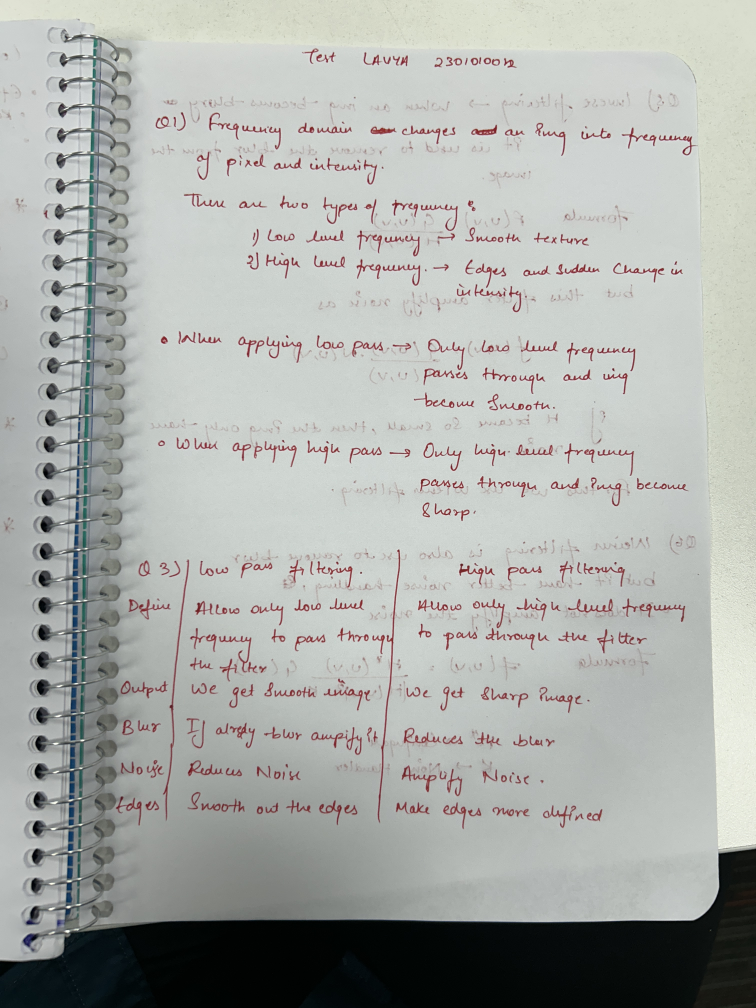
#> input picture Test 1 April LAvya/IMG_0584.jpeg, 3024 x 4032 px, given in place of letter.jpeg, which was not available (shown at 1/4 size)
$ jupyter execute LABex6.ipynb   (text cells are left out)
#> lines starting #> are read from the running program, lines starting #| are printed output that depends on the picture; pictures that were not available may be replaced by others from this repository, and a replacement may not be noted
[cell 1]
import cv2 #read img
import numpy as np #maths
import matplotlib.pyplot as plt #plotting
from scipy.signal import wiener

[cell 2]
from google.colab import files
import io
from PIL import Image

[cell 3]
uploaded=files.upload

[cell 4]
img =cv2.imread('/content/letter.jpeg', 0 ) #grayscale0
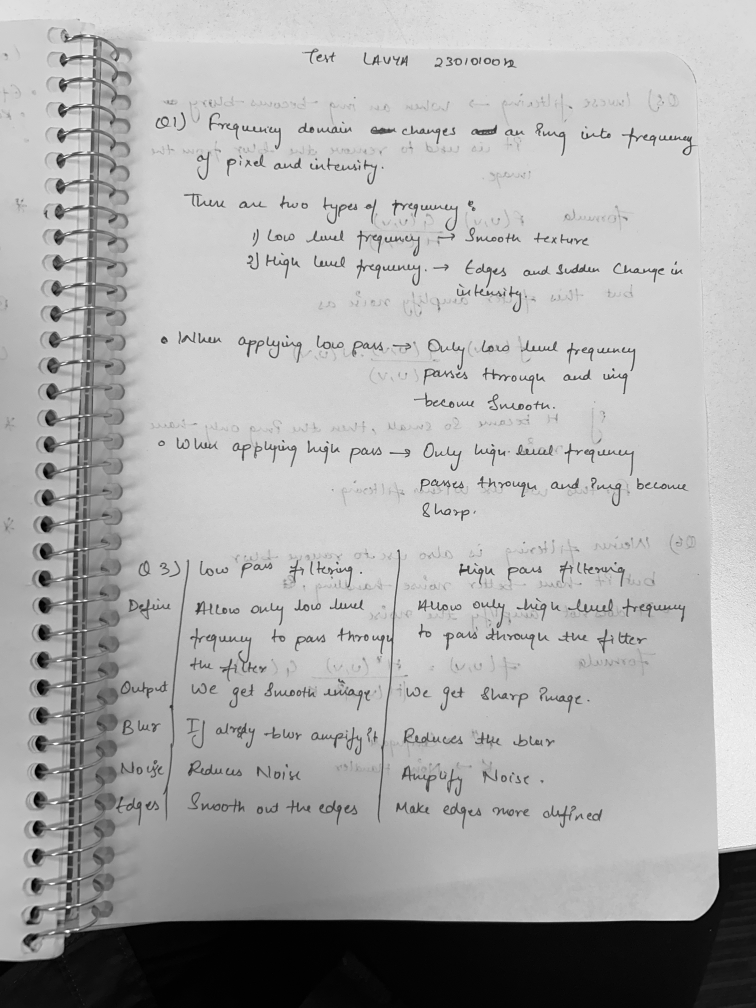
#> img: shape (4032, 3024) (shown at 1/4 size); min 0, max 255, mean 172.4

[cell 5]
kernel= np.ones((5,5), np.float32)/25 # 5x5 ka kernal bnaya all 1/25
img_blur= cv2.filter2D(img, -1, kernel) #-1 is a flag which says that value dsnt chnge

[cell 6]
cv2.imwrite("1.png", np.abs(img_blur))
#> Out = True

[cell 7]
noise= 20*np.sin(np.linspace(0,50,img.shape[1])) #1 column 0 means row

[cell 8]
noise = noise.reshape(1,-1) #chnage to 2D

[cell 9]
#if (2,-1 ).  then if 10 elements so 2 row 5 columns

[cell 10]
noisy = img_blur+noise
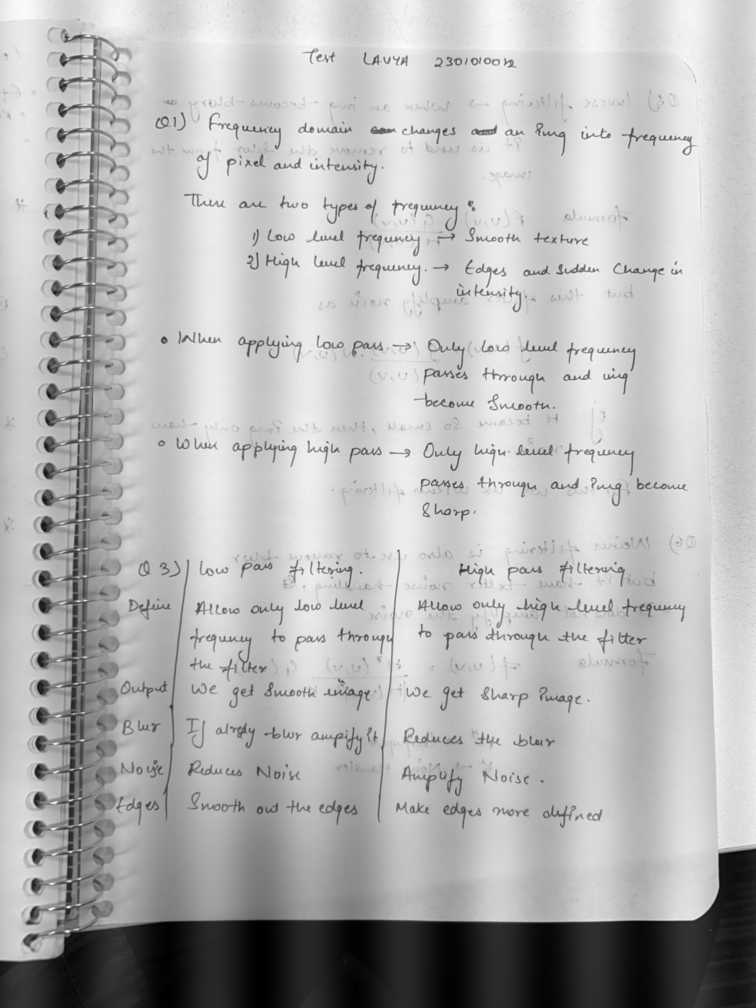
#> noisy: shape (4032, 3024) float64 (shown at 1/4 size); min -19, max 249.4, mean 172.4; drawn with min black and max white

[cell 11]
cv2.imwrite("2.png", np.abs(noisy))
#> Out = True

[cell 12]
noisy = np.clip(noisy, 0, 255).astype(np.uint8)

[cell 13]
f= np.fft.fft2(noisy)#(H freq abhi center mai h) fft algo mai ff2 fn for 2D img to conver img into frequency spectrum

[cell 14]
fshift= np.fft.fftshift(f) # low mid mai aa gai

[cell 15]
h=np.fft.fft2(kernel,s=noisy.shape)
h_shift=np.fft.fftshift(h) #5x5 value is there else is 0

[cell 16]
epsilon= 1e-5

[cell 17]
h_shift=np.where(h_shift ==0,epsilon, h_shift)

[cell 18]
g=fshift/h_shift

[cell 19]
g_ishift=np.fft.ifftshift(g) #inverse

[cell 20]
g_iift=np.fft.ifft2(g_ishift) #inverse

[cell 21]
inv_img= np.abs(g_iift)
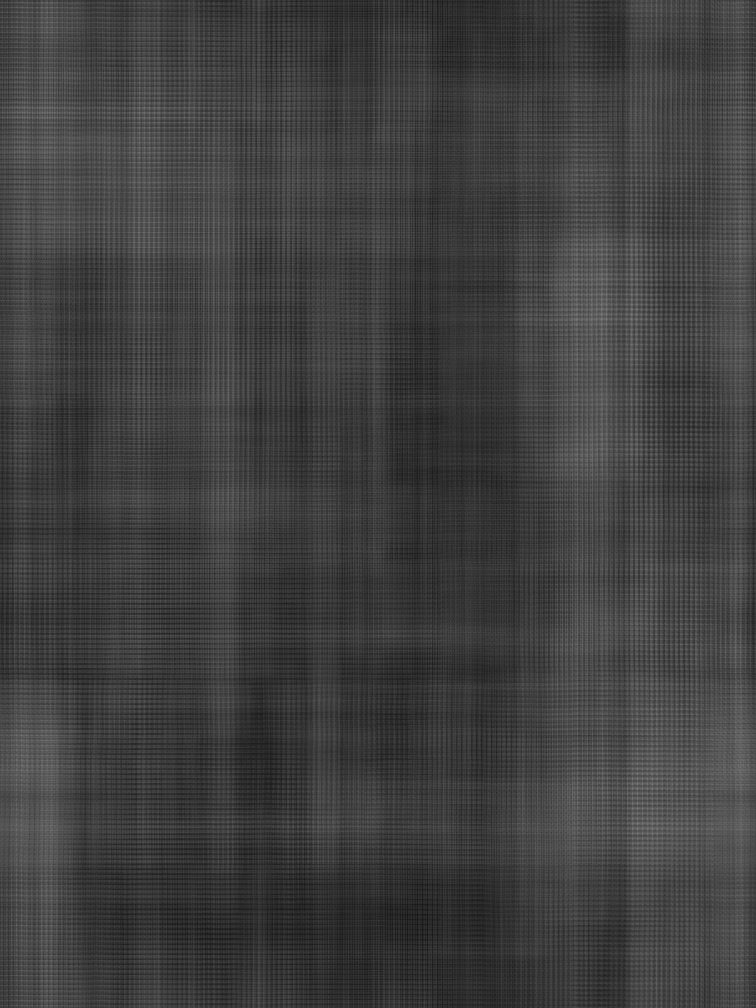
#> inv_img: shape (4032, 3024) float64 (shown at 1/4 size); min 2, max 11917, mean 2971.2; drawn with min black and max white

[cell 22]
cv2.imwrite("3.png", np.abs(inv_img))
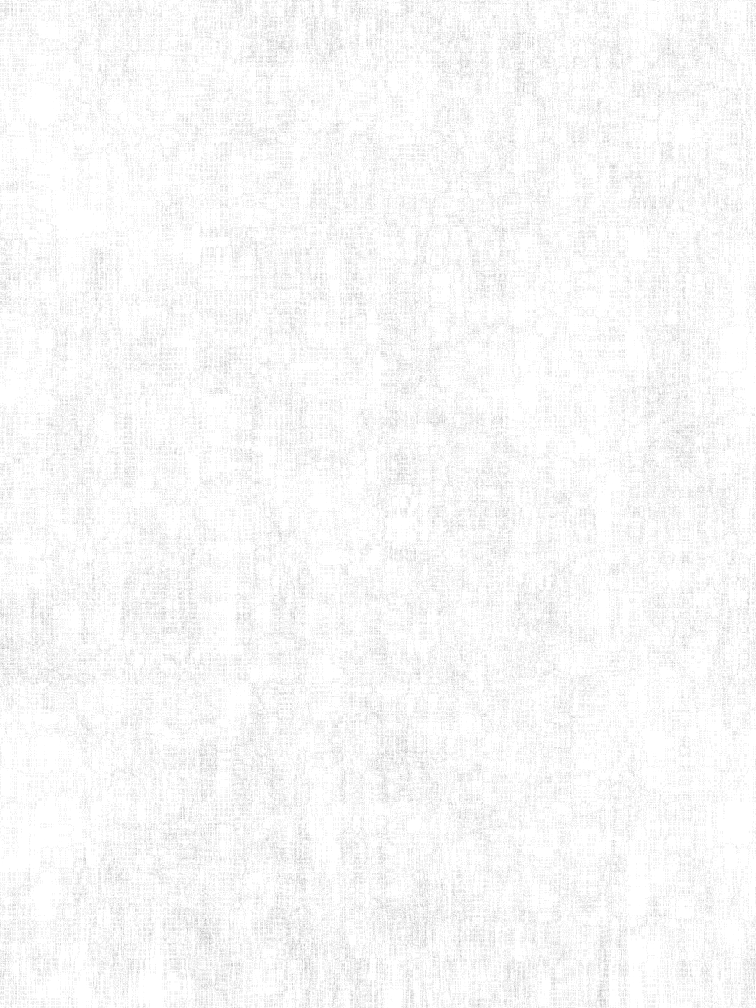
#> saved as 3.png: shape (4032, 3024) (shown at 1/4 size); min 2, max 255, mean 248.3
#> Out = True

[cell 23]
weiner_img= wiener(noisy)
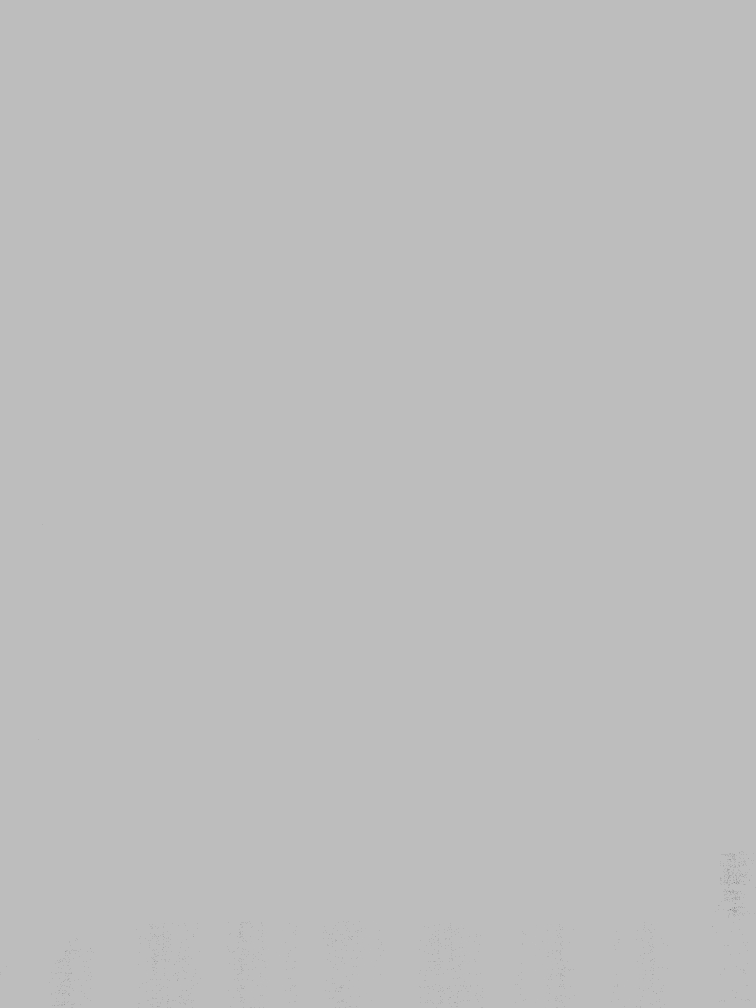
#> weiner_img: shape (4032, 3024) float64 (shown at 1/4 size); 0.01% of the values are NaN or infinite; the others: min -4.32e+20, max 1.51e+20, mean 2.32e+15; drawn with min black, max white, NaN and infinite black

[cell 24]
cv2.imwrite("4.png", np.abs(weiner_img))
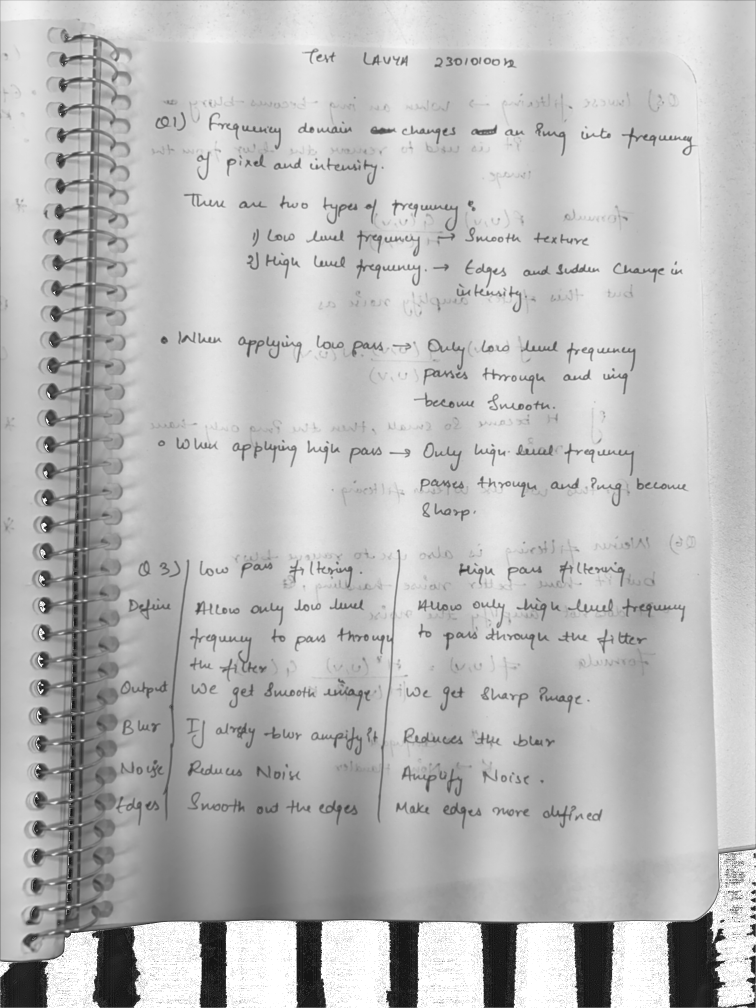
#> saved as 4.png: shape (4032, 3024) (shown at 1/4 size); min 0, max 255, mean 186.2
#> Out = True

$ run again, on Test 1 April LAvya/IMG_0585.jpeg
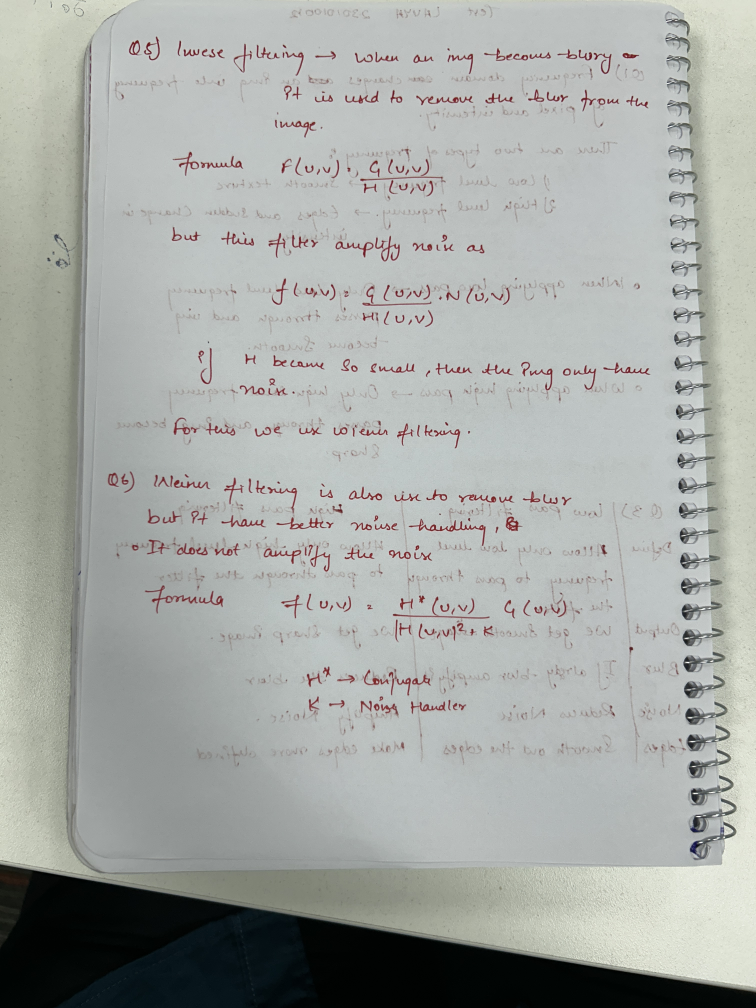
#> input picture Test 1 April LAvya/IMG_0585.jpeg, 3024 x 4032 px, given in place of letter.jpeg, which was not available (shown at 1/4 size)
#> `cv2.imwrite("1.png", np.abs(img_blur))`: Out = True
#> `inv_img= np.abs(g_iift)`:
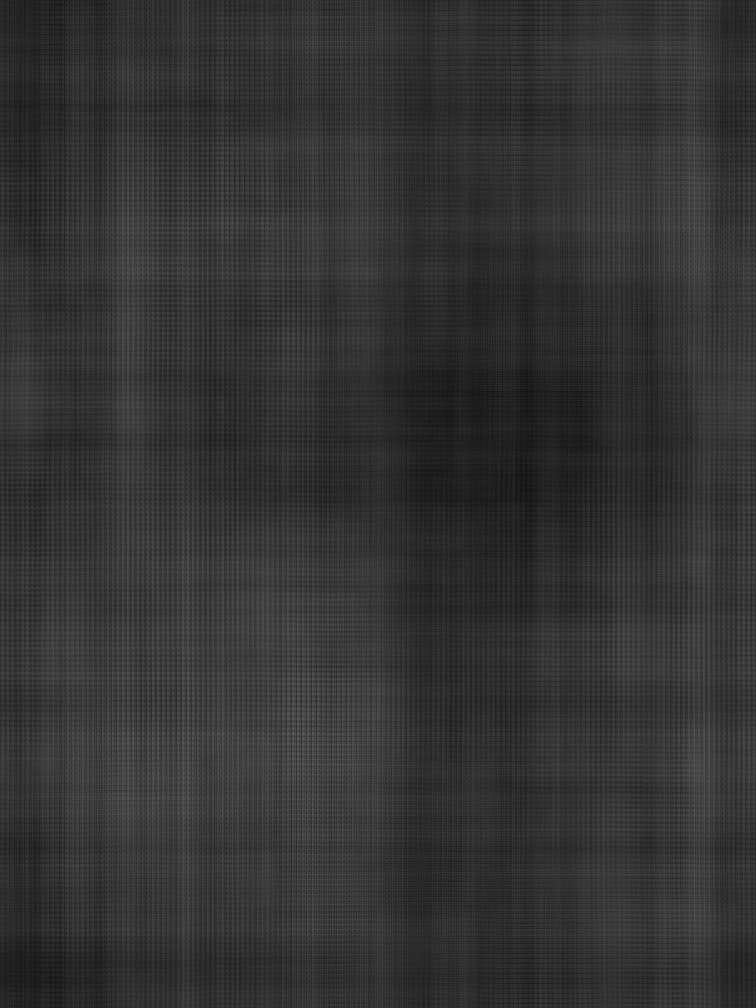
#> inv_img: shape (4032, 3024) float64 (shown at 1/4 size); min 2, max 17253, mean 3469.1; drawn with min black and max white
#> `cv2.imwrite("4.png", np.abs(weiner_img))`:
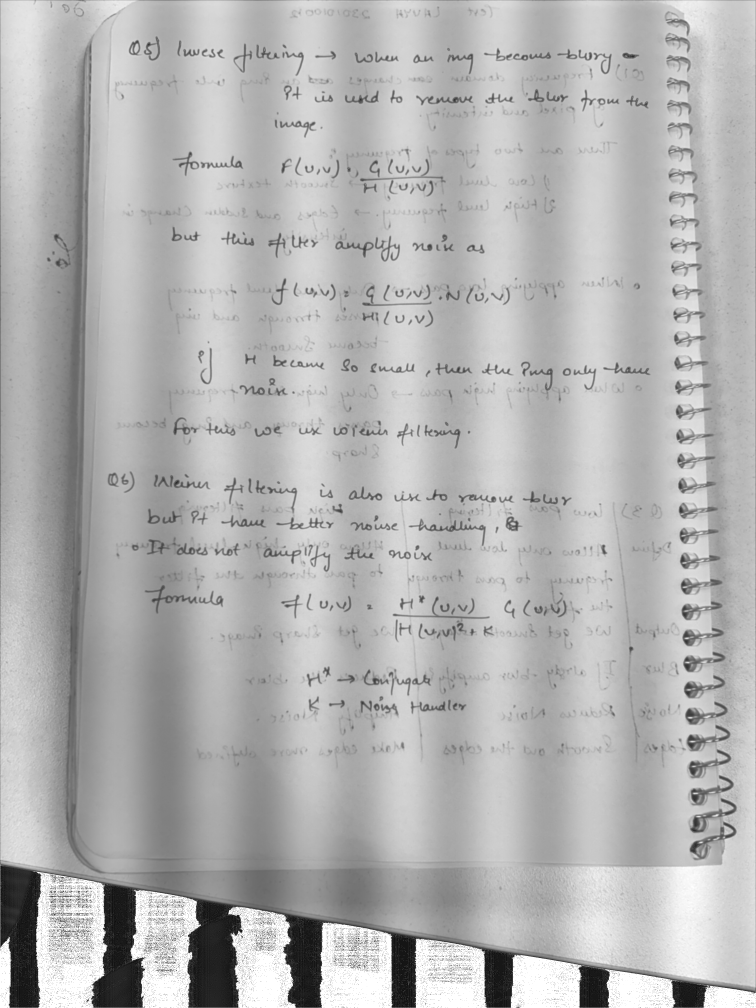
#> saved as 4.png: shape (4032, 3024) (shown at 1/4 size); min 0, max 255, mean 178.9
